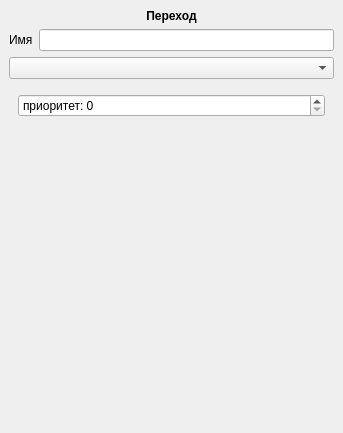
<?xml version="1.0" encoding="UTF-8"?>
<ui version="4.0">
 <class>item_properties</class>
 <widget class="QStackedWidget" name="item_properties">
  <property name="geometry">
   <rect>
    <x>0</x>
    <y>0</y>
    <width>343</width>
    <height>433</height>
   </rect>
  </property>
  <property name="windowTitle">
   <string>StackedWidget</string>
  </property>
  <property name="currentIndex">
   <number>2</number>
  </property>
  <widget class="QWidget" name="empty_props_page">
   <layout class="QGridLayout" name="gridLayout_4">
    <item row="0" column="0">
     <widget class="QLabel" name="empty_props_label">
      <property name="text">
       <string>Ничего не выбрано</string>
      </property>
      <property name="alignment">
       <set>Qt::AlignCenter</set>
      </property>
     </widget>
    </item>
   </layout>
  </widget>
  <widget class="QWidget" name="place_props_page">
   <layout class="QGridLayout" name="gridLayout">
    <item row="0" column="0" colspan="2">
     <widget class="QLabel" name="label_5">
      <property name="sizePolicy">
       <sizepolicy hsizetype="Preferred" vsizetype="Fixed">
        <horstretch>0</horstretch>
        <verstretch>0</verstretch>
       </sizepolicy>
      </property>
      <property name="text">
       <string>&lt;b&gt;Место&lt;/b&gt;</string>
      </property>
      <property name="alignment">
       <set>Qt::AlignCenter</set>
      </property>
     </widget>
    </item>
    <item row="1" column="0">
     <widget class="QLabel" name="label">
      <property name="text">
       <string>Имя</string>
      </property>
     </widget>
    </item>
    <item row="1" column="1">
     <widget class="QLineEdit" name="place_name_lineEdit"/>
    </item>
    <item row="2" column="0">
     <widget class="QLabel" name="label_2">
      <property name="text">
       <string>Стартовые токены</string>
      </property>
     </widget>
    </item>
    <item row="2" column="1">
     <widget class="QSpinBox" name="place_init_tokens_spinBox"/>
    </item>
    <item row="3" column="0">
     <widget class="QLabel" name="label_12">
      <property name="text">
       <string>Вместимость</string>
      </property>
     </widget>
    </item>
    <item row="3" column="1">
     <widget class="QSpinBox" name="place_capacity_spinBox">
      <property name="maximum">
       <number>1000000000</number>
      </property>
     </widget>
    </item>
    <item row="4" column="1">
     <widget class="QLabel" name="place_infinite_capacity_label">
      <property name="text">
       <string>(бесконечная вместимость = )</string>
      </property>
     </widget>
    </item>
    <item row="5" column="0">
     <widget class="QLabel" name="label_3">
      <property name="text">
       <string>Текущие токены</string>
      </property>
     </widget>
    </item>
    <item row="5" column="1">
     <widget class="QLabel" name="place_current_tokens_label">
      <property name="sizePolicy">
       <sizepolicy hsizetype="Preferred" vsizetype="Preferred">
        <horstretch>0</horstretch>
        <verstretch>0</verstretch>
       </sizepolicy>
      </property>
      <property name="text">
       <string>place.current_tokens</string>
      </property>
     </widget>
    </item>
    <item row="6" column="0" colspan="2">
     <spacer name="verticalSpacer">
      <property name="orientation">
       <enum>Qt::Vertical</enum>
      </property>
      <property name="sizeHint" stdset="0">
       <size>
        <width>198</width>
        <height>248</height>
       </size>
      </property>
     </spacer>
    </item>
   </layout>
  </widget>
  <widget class="QWidget" name="transition_props_page">
   <layout class="QGridLayout" name="gridLayout_2">
    <item row="0" column="0" colspan="2">
     <widget class="QLabel" name="label_6">
      <property name="sizePolicy">
       <sizepolicy hsizetype="Preferred" vsizetype="Fixed">
        <horstretch>0</horstretch>
        <verstretch>0</verstretch>
       </sizepolicy>
      </property>
      <property name="text">
       <string>&lt;b&gt;Переход&lt;/b&gt;</string>
      </property>
      <property name="alignment">
       <set>Qt::AlignCenter</set>
      </property>
     </widget>
    </item>
    <item row="1" column="0">
     <widget class="QLabel" name="label_7">
      <property name="text">
       <string>Имя</string>
      </property>
     </widget>
    </item>
    <item row="1" column="1">
     <widget class="QLineEdit" name="transition_name_lineEdit"/>
    </item>
    <item row="2" column="0" colspan="2">
     <widget class="QComboBox" name="transition_type_comboBox"/>
    </item>
    <item row="3" column="0" colspan="2">
     <widget class="QStackedWidget" name="transition_types_stackedWidget">
      <property name="currentIndex">
       <number>1</number>
      </property>
      <widget class="QWidget" name="transition_normal_page">
       <layout class="QGridLayout" name="gridLayout_7">
        <item row="0" column="0">
         <widget class="QLabel" name="label_4">
          <property name="text">
           <string>(нормальный)</string>
          </property>
          <property name="alignment">
           <set>Qt::AlignCenter</set>
          </property>
         </widget>
        </item>
       </layout>
      </widget>
      <widget class="QWidget" name="transition_priority_page">
       <layout class="QGridLayout" name="gridLayout_6">
        <item row="0" column="0">
         <widget class="QSpinBox" name="transition_priority_spinBox">
          <property name="sizePolicy">
           <sizepolicy hsizetype="Expanding" vsizetype="Fixed">
            <horstretch>0</horstretch>
            <verstretch>0</verstretch>
           </sizepolicy>
          </property>
          <property name="prefix">
           <string>приоритет: </string>
          </property>
         </widget>
        </item>
        <item row="1" column="0">
         <spacer name="verticalSpacer_4">
          <property name="orientation">
           <enum>Qt::Vertical</enum>
          </property>
          <property name="sizeHint" stdset="0">
           <size>
            <width>20</width>
            <height>40</height>
           </size>
          </property>
         </spacer>
        </item>
       </layout>
      </widget>
      <widget class="QWidget" name="transition_timed_page">
       <layout class="QGridLayout" name="gridLayout_5">
        <item row="0" column="0">
         <widget class="QLabel" name="label_13">
          <property name="text">
           <string>p-распределение</string>
          </property>
         </widget>
        </item>
        <item row="0" column="1">
         <widget class="QComboBox" name="transition_timed_pdist_comboBox"/>
        </item>
        <item row="3" column="0" colspan="2">
         <spacer name="verticalSpacer_5">
          <property name="orientation">
           <enum>Qt::Vertical</enum>
          </property>
          <property name="sizeHint" stdset="0">
           <size>
            <width>20</width>
            <height>40</height>
           </size>
          </property>
         </spacer>
        </item>
        <item row="1" column="0" colspan="2">
         <widget class="QDoubleSpinBox" name="transition_t_min_doubleSpinBox">
          <property name="prefix">
           <string>t_min = </string>
          </property>
          <property name="suffix">
           <string> s</string>
          </property>
          <property name="decimals">
           <number>6</number>
          </property>
          <property name="maximum">
           <double>1000000.000000000000000</double>
          </property>
         </widget>
        </item>
        <item row="2" column="0" colspan="2">
         <widget class="QDoubleSpinBox" name="transition_t_max_doubleSpinBox">
          <property name="prefix">
           <string>t_max = </string>
          </property>
          <property name="suffix">
           <string> s</string>
          </property>
          <property name="decimals">
           <number>6</number>
          </property>
          <property name="maximum">
           <double>1000000.000000000000000</double>
          </property>
         </widget>
        </item>
       </layout>
      </widget>
      <widget class="QWidget" name="transition_stochastic_page">
       <layout class="QGridLayout" name="gridLayout_3">
        <item row="0" column="0">
         <widget class="QSpinBox" name="transition_probability_percent_spinBox">
          <property name="sizePolicy">
           <sizepolicy hsizetype="Preferred" vsizetype="Fixed">
            <horstretch>0</horstretch>
            <verstretch>0</verstretch>
           </sizepolicy>
          </property>
          <property name="suffix">
           <string> %</string>
          </property>
          <property name="prefix">
           <string>вероятность: </string>
          </property>
          <property name="maximum">
           <number>100</number>
          </property>
         </widget>
        </item>
        <item row="1" column="0">
         <spacer name="verticalSpacer_3">
          <property name="orientation">
           <enum>Qt::Vertical</enum>
          </property>
          <property name="sizeHint" stdset="0">
           <size>
            <width>20</width>
            <height>40</height>
           </size>
          </property>
         </spacer>
        </item>
       </layout>
      </widget>
     </widget>
    </item>
    <item row="4" column="0" colspan="2">
     <spacer name="verticalSpacer_2">
      <property name="orientation">
       <enum>Qt::Vertical</enum>
      </property>
      <property name="sizeHint" stdset="0">
       <size>
        <width>322</width>
        <height>158</height>
       </size>
      </property>
     </spacer>
    </item>
   </layout>
  </widget>
  <widget class="QWidget" name="arc_props_page">
   <layout class="QGridLayout" name="gridLayout_8">
    <item row="0" column="0" colspan="2">
     <widget class="QLabel" name="label_9">
      <property name="sizePolicy">
       <sizepolicy hsizetype="Preferred" vsizetype="Fixed">
        <horstretch>0</horstretch>
        <verstretch>0</verstretch>
       </sizepolicy>
      </property>
      <property name="text">
       <string>&lt;b&gt;Arc&lt;/b&gt;</string>
      </property>
      <property name="alignment">
       <set>Qt::AlignCenter</set>
      </property>
     </widget>
    </item>
    <item row="1" column="0">
     <widget class="QLabel" name="label_10">
      <property name="text">
       <string>Имя</string>
      </property>
     </widget>
    </item>
    <item row="1" column="1">
     <widget class="QLineEdit" name="arc_name_lineEdit"/>
    </item>
    <item row="2" column="0">
     <widget class="QLabel" name="label_11">
      <property name="text">
       <string>Токены</string>
      </property>
     </widget>
    </item>
    <item row="2" column="1">
     <widget class="QSpinBox" name="arc_n_tokens_spinBox">
      <property name="minimum">
       <number>1</number>
      </property>
      <property name="maximum">
       <number>100000000</number>
      </property>
      <property name="value">
       <number>1</number>
      </property>
     </widget>
    </item>
    <item row="3" column="0" colspan="2">
     <widget class="QCheckBox" name="arc_inhibitor_checkBox">
      <property name="text">
       <string>Ингрибитор</string>
      </property>
     </widget>
    </item>
    <item row="4" column="0" colspan="2">
     <spacer name="verticalSpacer_6">
      <property name="orientation">
       <enum>Qt::Vertical</enum>
      </property>
      <property name="sizeHint" stdset="0">
       <size>
        <width>322</width>
        <height>297</height>
       </size>
      </property>
     </spacer>
    </item>
   </layout>
  </widget>
 </widget>
 <resources/>
 <connections>
  <connection>
   <sender>place_name_lineEdit</sender>
   <signal>textChanged(QString)</signal>
   <receiver>item_properties</receiver>
   <slot>place_name_changed(QString)</slot>
   <hints>
    <hint type="sourcelabel">
     <x>135</x>
     <y>44</y>
    </hint>
    <hint type="destinationlabel">
     <x>127</x>
     <y>-11</y>
    </hint>
   </hints>
  </connection>
  <connection>
   <sender>place_init_tokens_spinBox</sender>
   <signal>valueChanged(int)</signal>
   <receiver>item_properties</receiver>
   <slot>place_init_tokens_changed(int)</slot>
   <hints>
    <hint type="sourcelabel">
     <x>224</x>
     <y>82</y>
    </hint>
    <hint type="destinationlabel">
     <x>232</x>
     <y>-15</y>
    </hint>
   </hints>
  </connection>
  <connection>
   <sender>place_capacity_spinBox</sender>
   <signal>valueChanged(int)</signal>
   <receiver>item_properties</receiver>
   <slot>place_capacity_changed(int)</slot>
   <hints>
    <hint type="sourcelabel">
     <x>288</x>
     <y>105</y>
    </hint>
    <hint type="destinationlabel">
     <x>281</x>
     <y>-5</y>
    </hint>
   </hints>
  </connection>
  <connection>
   <sender>transition_type_comboBox</sender>
   <signal>currentTextChanged(QString)</signal>
   <receiver>item_properties</receiver>
   <slot>transition_type_changed(QString)</slot>
   <hints>
    <hint type="sourcelabel">
     <x>105</x>
     <y>80</y>
    </hint>
    <hint type="destinationlabel">
     <x>102</x>
     <y>-1</y>
    </hint>
   </hints>
  </connection>
  <connection>
   <sender>transition_name_lineEdit</sender>
   <signal>textChanged(QString)</signal>
   <receiver>item_properties</receiver>
   <slot>transition_name_changed(QString)</slot>
   <hints>
    <hint type="sourcelabel">
     <x>263</x>
     <y>38</y>
    </hint>
    <hint type="destinationlabel">
     <x>265</x>
     <y>5</y>
    </hint>
   </hints>
  </connection>
  <connection>
   <sender>transition_priority_spinBox</sender>
   <signal>valueChanged(int)</signal>
   <receiver>item_properties</receiver>
   <slot>transition_priority_changed(int)</slot>
   <hints>
    <hint type="sourcelabel">
     <x>129</x>
     <y>114</y>
    </hint>
    <hint type="destinationlabel">
     <x>148</x>
     <y>4</y>
    </hint>
   </hints>
  </connection>
  <connection>
   <sender>transition_timed_pdist_comboBox</sender>
   <signal>currentIndexChanged(int)</signal>
   <receiver>item_properties</receiver>
   <slot>transition_pdist_changed_idx(int)</slot>
   <hints>
    <hint type="sourcelabel">
     <x>186</x>
     <y>112</y>
    </hint>
    <hint type="destinationlabel">
     <x>217</x>
     <y>27</y>
    </hint>
   </hints>
  </connection>
  <connection>
   <sender>transition_t_min_doubleSpinBox</sender>
   <signal>valueChanged(double)</signal>
   <receiver>item_properties</receiver>
   <slot>transition_t_min_changed(double)</slot>
   <hints>
    <hint type="sourcelabel">
     <x>33</x>
     <y>146</y>
    </hint>
    <hint type="destinationlabel">
     <x>3</x>
     <y>148</y>
    </hint>
   </hints>
  </connection>
  <connection>
   <sender>transition_t_max_doubleSpinBox</sender>
   <signal>valueChanged(double)</signal>
   <receiver>item_properties</receiver>
   <slot>transition_t_max_changed(double)</slot>
   <hints>
    <hint type="sourcelabel">
     <x>25</x>
     <y>182</y>
    </hint>
    <hint type="destinationlabel">
     <x>4</x>
     <y>178</y>
    </hint>
   </hints>
  </connection>
  <connection>
   <sender>transition_probability_percent_spinBox</sender>
   <signal>valueChanged(int)</signal>
   <receiver>item_properties</receiver>
   <slot>transition_probability_percent_changed(int)</slot>
   <hints>
    <hint type="sourcelabel">
     <x>48</x>
     <y>119</y>
    </hint>
    <hint type="destinationlabel">
     <x>4</x>
     <y>117</y>
    </hint>
   </hints>
  </connection>
  <connection>
   <sender>arc_n_tokens_spinBox</sender>
   <signal>valueChanged(int)</signal>
   <receiver>item_properties</receiver>
   <slot>arc_n_tokens_changed(int)</slot>
   <hints>
    <hint type="sourcelabel">
     <x>65</x>
     <y>75</y>
    </hint>
    <hint type="destinationlabel">
     <x>51</x>
     <y>75</y>
    </hint>
   </hints>
  </connection>
  <connection>
   <sender>arc_name_lineEdit</sender>
   <signal>textChanged(QString)</signal>
   <receiver>item_properties</receiver>
   <slot>arc_name_changed(QString)</slot>
   <hints>
    <hint type="sourcelabel">
     <x>72</x>
     <y>39</y>
    </hint>
    <hint type="destinationlabel">
     <x>53</x>
     <y>33</y>
    </hint>
   </hints>
  </connection>
  <connection>
   <sender>arc_inhibitor_checkBox</sender>
   <signal>toggled(bool)</signal>
   <receiver>item_properties</receiver>
   <slot>arc_inhibitor_toggled(bool)</slot>
   <hints>
    <hint type="sourcelabel">
     <x>64</x>
     <y>111</y>
    </hint>
    <hint type="destinationlabel">
     <x>65</x>
     <y>138</y>
    </hint>
   </hints>
  </connection>
 </connections>
 <slots>
  <slot>place_name_changed(QString)</slot>
  <slot>place_capacity_changed(int)</slot>
  <slot>place_init_tokens_changed(int)</slot>
  <slot>transition_type_changed(QString)</slot>
  <slot>transition_name_changed(QString)</slot>
  <slot>transition_priority_changed(int)</slot>
  <slot>transition_pdist_changed_idx(int)</slot>
  <slot>transition_t_min_changed(double)</slot>
  <slot>transition_t_max_changed(double)</slot>
  <slot>transition_probability_percent_changed(int)</slot>
  <slot>arc_inhibitor_toggled(bool)</slot>
  <slot>arc_n_tokens_changed(int)</slot>
  <slot>arc_name_changed(QString)</slot>
 </slots>
</ui>
